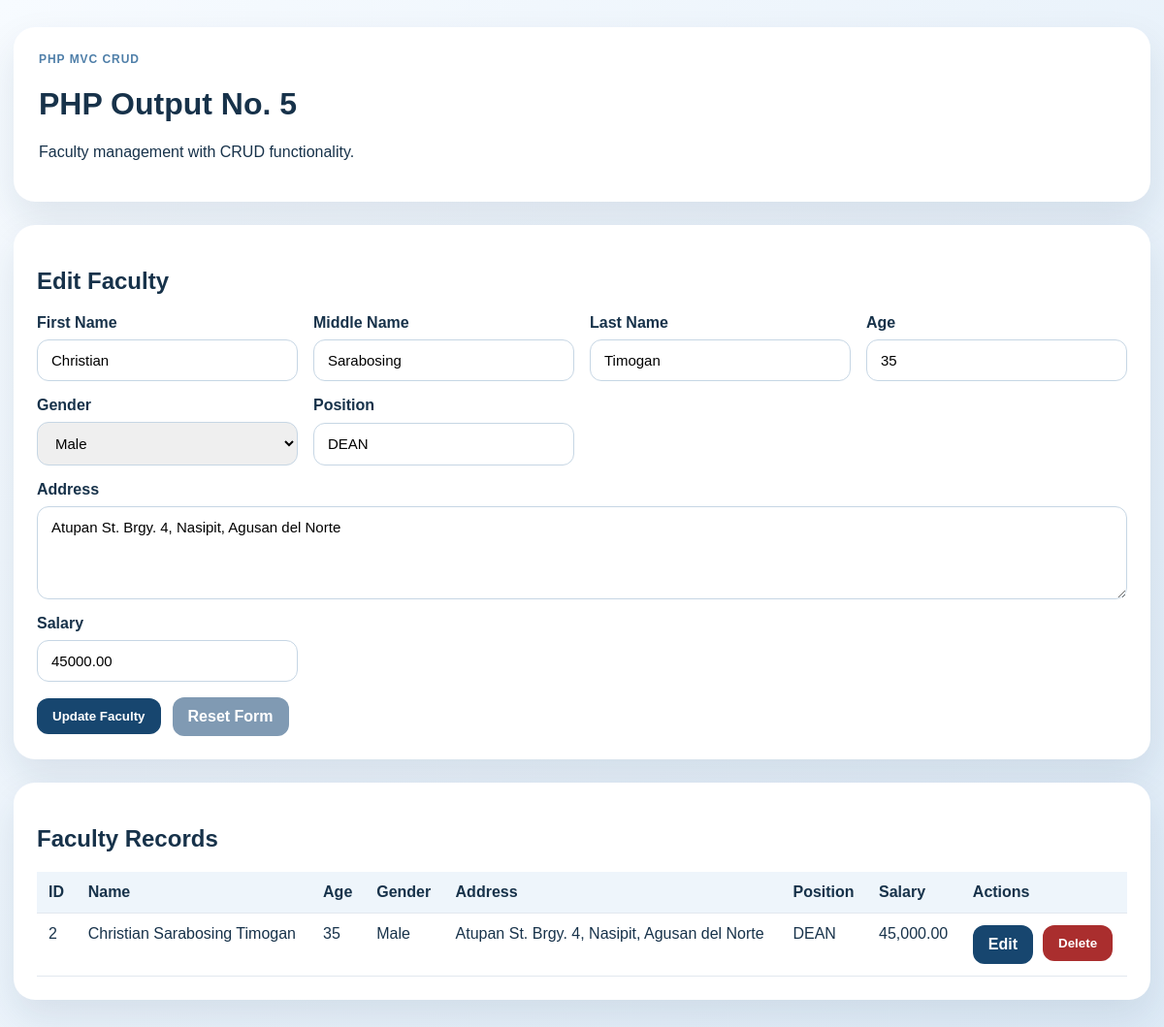
Screenshot of /index.php?action=edit&id=2 with the database file from the repository.
### tables this page shows
CREATE TABLE `faculty` (
  `id` int UNSIGNED NOT NULL,
  `first_name` varchar(100) NOT NULL,
  `middle_name` varchar(100) NOT NULL,
  `last_name` varchar(100) NOT NULL,
  `age` int NOT NULL,
  `gender` varchar(20) NOT NULL,
  `address` text NOT NULL,
  `position` varchar(120) NOT NULL,
  `salary` decimal(12,2) NOT NULL,
  `created_at` timestamp NULL DEFAULT CURRENT_TIMESTAMP,
  `updated_at` timestamp NULL DEFAULT CURRENT_TIMESTAMP ON UPDATE CURRENT_TIMESTAMP
);

### app/core/Controller.php (called while the page is built, shortened)
<?php
class Controller
{
    protected function render(string $view, array $data = []): void
    {
        extract($data, EXTR_SKIP);
        $viewFile = __DIR__ . '/../views/' . $view . '.php';
        require __DIR__ . '/../views/layouts/header.php';
        require $viewFile;
        require __DIR__ . '/../views/layouts/footer.php';
    }
}

### app/controllers/FacultyController.php (called while the page is built, shortened)
<?php
class FacultyController extends Controller
{
    public function index(array $errors = [], array $old = [], ?int $editingId = null): void
    {
        $record = $editingId !== null ? $this->facultyModel->find($editingId) : null;
        $this->render('faculty/index', [
            'title' => $this->appName,
            'records' => $this->facultyModel->all(),
            'errors' => $errors,
            'old' => $old !== [] ? $old : ($record ?? $this->emptyFaculty()),
            'formAction' => $editingId === null ? 'store' : 'update',
            'formTitle' => $editingId === null ? 'Add Faculty' : 'Edit Faculty',
            'editingId' => $editingId,
        ]);
    }
    public function edit(int $id): void
    {
        if ($this->facultyModel->find($id) === null) {
            $this->redirect('index.php?message=Faculty record not found');
        }
        $this->index([], [], $id);
    }
}

### app/models/Faculty.php (called while the page is built, shortened)
<?php
class Faculty
{
    public function all(): array
    {
        $statement = $this->connection->query('SELECT * FROM faculty ORDER BY id DESC');
        return $statement->fetchAll();
    }
    public function find(int $id): ?array
    {
        $statement = $this->connection->prepare('SELECT * FROM faculty WHERE id = :id');
        $statement->execute([':id' => $id]);
        $record = $statement->fetch();
        return $record ?: null;
    }
}

### app/views/faculty/index.php (the view, shortened to what this page needs)
<section class="panel">
    <h2><?php echo htmlspecialchars($formTitle, ENT_QUOTES, 'UTF-8'); ?></h2>
    <form method="post" action="index.php?action=<?php echo htmlspecialchars($formAction, ENT_QUOTES, 'UTF-8'); ?><?php echo $editingId !== null ? '&id=' . (int) $editingId : ''; ?>" class="form-grid">
        <label>
            First Name
            <input type="text" name="first_name" value="<?php echo htmlspecialchars((string) ($old['first_name'] ?? ''), ENT_QUOTES, 'UTF-8'); ?>" required>
        </label>
        <label>
            Middle Name
            <input type="text" name="middle_name" value="<?php echo htmlspecialchars((string) ($old['middle_name'] ?? ''), ENT_QUOTES, 'UTF-8'); ?>" required>
        </label>
        <label>
            Last Name
            <input type="text" name="last_name" value="<?php echo htmlspecialchars((string) ($old['last_name'] ?? ''), ENT_QUOTES, 'UTF-8'); ?>" required>
        </label>
        <label>
            Age
            <input type="number" name="age" min="18" max="100" value="<?php echo htmlspecialchars((string) ($old['age'] ?? ''), ENT_QUOTES, 'UTF-8'); ?>" required>
        </label>
        <label>
            Gender
            <select name="gender" required>
                <?php foreach (['Male', 'Female', 'Other'] as $gender): ?>
                    <option value="<?php echo htmlspecialchars($gender, ENT_QUOTES, 'UTF-8'); ?>" <?php echo (($old['gender'] ?? '') === $gender) ? 'selected' : ''; ?>>
                        <?php echo htmlspecialchars($gender, ENT_QUOTES, 'UTF-8'); ?>
                    </option>
                <?php endforeach; ?>
            </select>
        </label>
        <label>
            Position
            <input type="text" name="position" value="<?php echo htmlspecialchars((string) ($old['position'] ?? ''), ENT_QUOTES, 'UTF-8'); ?>" required>
        </label>
        <label class="full">
            Address
            <textarea name="address" required><?php echo htmlspecialchars((string) ($old['address'] ?? ''), ENT_QUOTES, 'UTF-8'); ?></textarea>
        </label>
        <label>
            Salary
            <input type="number" name="salary" min="0" step="0.01" value="<?php echo htmlspecialchars((string) ($old['salary'] ?? ''), ENT_QUOTES, 'UTF-8'); ?>" required>
        </label>
        <div class="actions full">
            <button type="submit"><?php echo $editingId === null ? 'Save Faculty' : 'Update Faculty'; ?></button>
            <a class="button-link secondary" href="index.php">Reset Form</a>
        </div>
    </form>
</section>
<section class="panel">
    <h2>Faculty Records</h2>
    <div class="table-wrap">
        <table>
            <thead>
                <tr>
                    <th>ID</th>
                    <th>Name</th>
                    <th>Age</th>
                    <th>Gender</th>
                    <th>Address</th>
                    <th>Position</th>
                    <th>Salary</th>
                    <th>Actions</th>
                </tr>
            </thead>
            <tbody>
                <?php if ($records === []): ?>
                    <tr>
                        <td colspan="8">No faculty records found yet.</td>
                    </tr>
                <?php else: ?>
                    <?php foreach ($records as $record): ?>
                        <tr>
                            <td><?php echo (int) $record['id']; ?></td>
                            <td><?php echo htmlspecialchars($record['first_name'] . ' ' . $record['middle_name'] . ' ' . $record['last_name'], ENT_QUOTES, 'UTF-8'); ?></td>
                            <td><?php echo (int) $record['age']; ?></td>
                            <td><?php echo htmlspecialchars($record['gender'], ENT_QUOTES, 'UTF-8'); ?></td>
                            <td><?php echo htmlspecialchars($record['address'], ENT_QUOTES, 'UTF-8'); ?></td>
                            <td><?php echo htmlspecialchars($record['position'], ENT_QUOTES, 'UTF-8'); ?></td>
                            <td><?php echo number_format((float) $record['salary'], 2); ?></td>
                            <td class="actions-cell">
                                <a class="button-link" href="index.php?action=edit&id=<?php echo (int) $record['id']; ?>">Edit</a>
                                <form method="post" action="index.php?action=delete&id=<?php echo (int) $record['id']; ?>" onsubmit="return confirm('Delete this faculty record?');">
                                    <button type="submit" class="danger">Delete</button>
                                </form>
                            </td>
                        </tr>
                    <?php endforeach; ?>
                <?php endif; ?>
            </tbody>
        </table>
    </div>
</section>

### public/assets/style.css (style rules this page uses)
* { box-sizing: border-box; }
body { margin: 0; font-family: Arial, Helvetica, sans-serif; background: linear-gradient(135deg, #f7fbff, #deebf7); color: #17324a; }
.hero, .panel { background: #ffffff; border-radius: 22px; box-shadow: 0 18px 40px rgba(23, 50, 74, 0.1); }
.panel { padding: 24px; margin-bottom: 24px; }
.form-grid { display: grid; grid-template-columns: repeat(auto-fit, minmax(220px, 1fr)); gap: 16px; }
label { display: grid; gap: 8px; font-weight: 700; }
input, select, textarea { width: 100%; padding: 12px 14px; border: 1px solid #c6d6e4; border-radius: 12px; font-size: 15px; font-family: inherit; }
textarea { min-height: 96px; resize: vertical; }
.full { grid-column: 1 / -1; }
.actions { display: flex; flex-wrap: wrap; gap: 12px; align-items: center; }
button, .button-link { display: inline-flex; align-items: center; justify-content: center; padding: 11px 16px; border: 0; border-radius: 12px; background: #17466f; color: #ffffff; text-decoration: none; font-weight: 700; cursor: pointer; }
.button-link.secondary { background: #809ab3; }
button.danger { background: #aa2e2e; }
table { width: 100%; border-collapse: collapse; }
th, td { padding: 12px; border-bottom: 1px solid #e2e8ef; text-align: left; vertical-align: top; }
th { background: #eef5fb; }
.table-wrap { overflow-x: auto; }
.actions-cell { display: flex; gap: 10px; flex-wrap: wrap; }
.actions-cell form { margin: 0; }

### rows the page displays
faculty: first_name "Christian", middle_name "Sarabosing", last_name "Timogan", age "35", gender "Male", position "DEAN", address "Atupan St. Brgy. 4, Nasipit, Agusan del Norte", salary "45000.00", id "2", first_name+middle_name+last_name "Christian Sarabosing Timogan", salary "45,000.00"

### other values shown
$title "PHP Output No. 5"
$formTitle "Edit Faculty"
